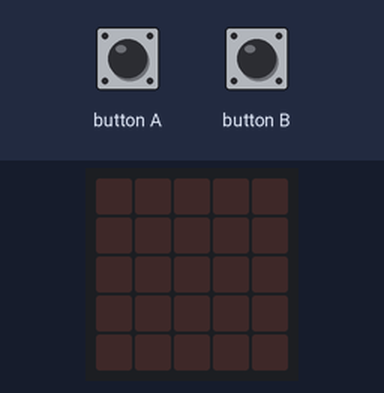
Bench run of a program on a simulated BBC micro:bit running MicroPython. Shown: the board's 5×5 LED display. The test bench sets the inputs (shaded band). Dim RGB values are drawn brighter than linear.

Above: at 1.2 s.
1.3 s: button A pressed for 0.25 s
At 1.5 s:
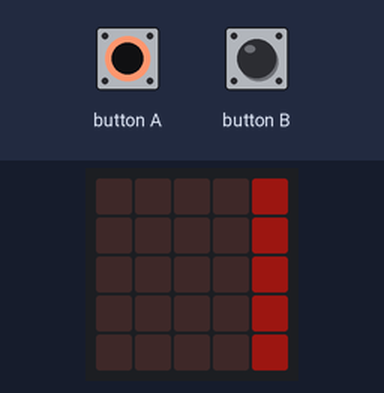
4.3 s: button B pressed for 1 s
At 4.71 s:
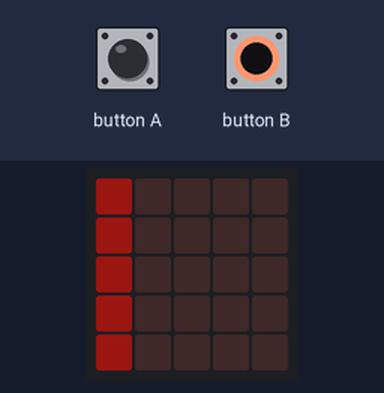
7.3 s: button B pressed for 3.2 s
At 8.13 s:
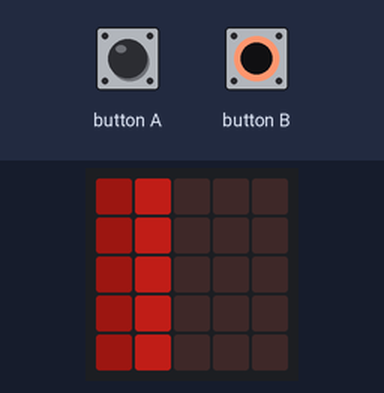
12.0 s: button B pressed for 0.25 s
At 12.54 s:
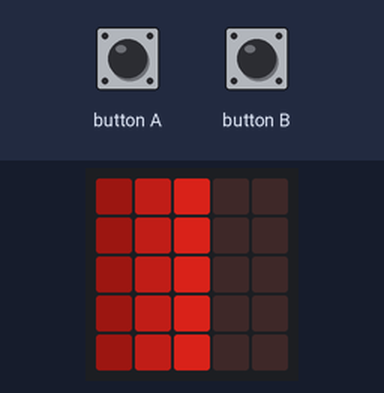
Timing chart, 0 to 15.0 s (numbered marks = the images above; inputs shaded):
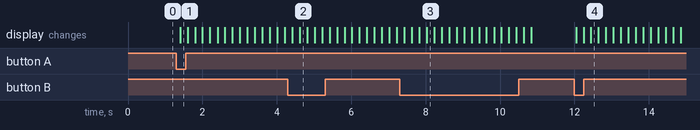

The program:

Clignotant_Fr.py
```python
# Created by Gabypotter08, the 10/02/2025 in Python 3.7
# Coding utf-8

from microbit import *


def clignotant_droit():
    """
    Crée un effet de clignotant vers la droite sur le pavé de LED de la carte Microbit
    """
    for i in range(3):
        for x in range(5):
            for y in range(5):
                display.set_pixel(x,y,1+2*x)
            sleep(200)
        display.clear()

def clignotant_gauche():
    """
    Crée un effet de clignotant vers la gauche sur le pavé de LED de la carte Microbit
    """
    for i in range(3):
        for x in range(5):
            for y in range(5):
                display.set_pixel(4-x,y,1+2*x)
            sleep(200)
        display.clear()

#Pour utiliser les fonctions
while True:
    if button_b.is_pressed():
        clignotant_droit()
        sleep(200)
    elif button_a.is_pressed():
        clignotant_gauche()
        sleep(200)
    else:
        sleep(200)
```

Measured:
- after the input at 1.3 s, the display: changes after 0.10 s (image 1)
- after the input at 4.3 s, the display: first differs from a run without the input after 0.32 s (image 2)
- after the input at 7.3 s, the display: first differs from a run without the input after 0.53 s (image 3 shows a later state)
- after the input at 12.0 s, the display: first changes at once (image 4 shows a later state)
